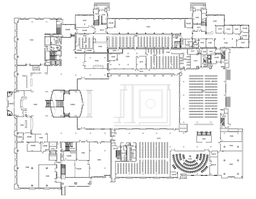
#> input picture code/Floor Plans/Maybe_Delete/Simple Lib.png, 256 x 199 px, shrunk from 793 x 617 before the run
$ python crossCorner.py
#> lines starting #> are read from the running program, lines starting #| are printed output that depends on the picture; after the words box and inside, x2 and y2 are one past the last pixel; in counts of white or black regions, pixels touching at a corner belong together
# NODES (CROSS OF THE ROOMS) AND WALLS WITH
import cv2
import numpy as np
from scipy.spatial import distance

# Load the floor plan image
image_path = 'Simple Lib.png'
image = cv2.imread(image_path)
#> image is the input picture: shape (199, 256, 3); min 39, max 255, mean 237.8

# Check if the image is loaded properly
if image is None:
    print("Failed to load the image. Check the file path.")
else:
    gray = cv2.cvtColor(image, cv2.COLOR_BGR2GRAY)
    blurred = cv2.GaussianBlur(gray, (5, 5), 0)
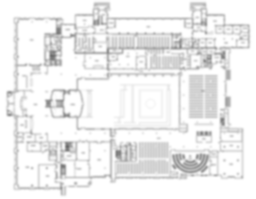
#> blurred: shape (199, 256); min 105, max 255, mean 237.8
    edges = cv2.Canny(blurred, 50, 150)
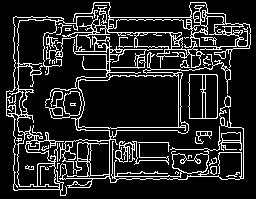
#> edges: shape (199, 256); 14.8% white in thin lines or dots

    # Initialize Line Segment Detector
    lsd = cv2.createLineSegmentDetector(0)

    # Detect lines in the image
    lines = lsd.detect(edges)[0]
#> lines = 236 rows, first 6: [199.4, 135.8, 208.1, 136], [227.9, 36.15, 235.8, 33.57], [215.6, 72.74, 189.4, 72.92], [212.6, 24.32, 213.2, 33.2], [30.63, 88.09, 20.59, 87.7], [90.8, 173.1, 91.07, 145.6]

    # Draw walls (lines)
    def draw_walls(lines, image):
        if lines is not None:
            for line in lines:
                x1, y1, x2, y2 = map(int, line[0])
                cv2.line(image, (x1, y1), (x2, y2), (0, 255, 0), 2)  # green color for walls

    # Function to detect corners of walls
    def detect_corners(lines):
        corners = []
        for line in lines:
            x1, y1, x2, y2 = map(int, line[0])
            corners.append((x1, y1))
            corners.append((x2, y2))
        return list(set(corners))  # Remove duplicates

    # Function to find room centers using nearest corners
    def find_room_centers(corners, image):
        centers = []
        for i in range(len(corners)):
            nearest_corners = []
            for j in range(len(corners)):
                if i != j:
                    nearest_corners.append((corners[j], distance.euclidean(corners[i], corners[j])))

            # Sort corners by distance and pick the nearest four
            nearest_corners.sort(key=lambda x: x[1])
            if len(nearest_corners) >= 4:
                corners_to_use = [corners[i]] + [corner[0] for corner in nearest_corners[:3]]
                diagonal_midpoints = []

                # Draw cross-diagonals between each pair
                for k in range(1, len(corners_to_use)):
                    x1, y1 = corners_to_use[k-1]
                    x2, y2 = corners_to_use[k]
                    diagonal_midpoints.append(((x1 + x2) // 2, (y1 + y2) // 2))
                    cv2.line(image, (x1, y1), (x2, y2), (255, 0, 0), 1)

                # Calculate the average midpoint (room center)
                if len(diagonal_midpoints) >= 2:
                    avg_midpoint_x = sum([point[0] for point in diagonal_midpoints]) // len(diagonal_midpoints)
                    avg_midpoint_y = sum([point[1] for point in diagonal_midpoints]) // len(diagonal_midpoints)
                    centers.append((avg_midpoint_x, avg_midpoint_y))
                    cv2.circle(image, (avg_midpoint_x, avg_midpoint_y), 5, (0, 0, 255), -1)  # Draw the center of the room in red
        return centers

    # Execute functions
    draw_walls(lines, image)
#> the loop in draw_walls, `for line in lines:` made 236 passes
#> (line, x1, y1, x2, y2) on passes 1 to 3: ([[199.4, 135.8, 208.1, 136]], 199, 135, 208, 136), ([[227.9, 36.15, 235.8, 33.57]], 227, 36, 235, 33), ([[215.6, 72.74, 189.4, 72.92]], 215, 72, 189, 72)
#> after the loop in draw_walls, `for line in lines:`:
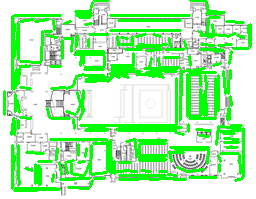
#> image: shape (199, 256, 3); mean B, G, R 181, 242.6, 181
    corners = detect_corners(lines)
#> the loop in detect_corners, `for line in lines:` made 236 passes
#> after the loop in detect_corners, `for line in lines:`: corners = 472 pairs, first value 4 to 250, second value 0 to 190
#> corners = 469 pairs, first value 4 to 250, second value 0 to 190
    room_centers = find_room_centers(corners, image)
#> the loop in find_room_centers, `for i in range(len(corners)):` made 469 passes
#> (corners_to_use, avg_midpoint_x, avg_midpoint_y) on passes 1 to 11: ([(240, 130), (240, 128), (243, 128), (241, 125)], 241, 127), ([(106, 139), (107, 141), (109, 141), (106, 143)], 107, 141), ([(220, 161), (219, 164), (218, 155), (220, 153)], 218, 158), ([(116, 171), (114, 173), (119, 175), (111, 173)], 115, 173), ([(235, 33), (237, 35), (227, 36), (226, 35)], 231, 34), ([(71, 38), (72, 37), (77, 35), (64, 38)], 71, 36), ([(181, 71), (180, 71), (179, 67), (176, 71)], 178, 69), ([(139, 154), (141, 155), (138, 157), (136, 156)], 138, 155), ([(208, 34), (207, 33), (204, 34), (213, 33)], 206, 33), ([(146, 50), (141, 49), (153, 46), (139, 44)], 145, 47), ([(49, 117), (51, 118), (47, 108), (66, 111)], 51, 113)
#> (corners_to_use, avg_midpoint_x) on pass 73: ([(65, 87), (66, 88), (72, 86), (73, 85)], 68)
#> after the loop in find_room_centers, `for i in range(len(corners)):`:
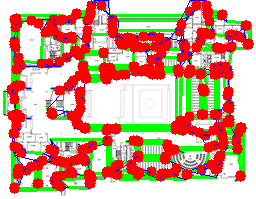
#> image: shape (199, 256, 3); mean B, G, R 145.3, 167.3, 215.5

    # Display the result
    cv2.imshow('Detected Walls, Corners, and Room Centers', image)
    cv2.waitKey(0)
    cv2.destroyAllWindows()

    # Print room center coordinates
    print("Room center coordinates (x, y):")
    for center in room_centers:
        print(center)
#> this loop made 469 passes
#> center on passes 1 to 3: (241, 127), (107, 141), (218, 158)
#| (241, 127)
#| (107, 141)
#| (218, 158)
#| (115, 173)
#| (231, 34)
#| (71, 36)
#| (178, 69)
#| (138, 155)
#> (further printed lines are left out)

$ run again, with code/Floor Plans/Maybe_Delete/GeidtHallResized.png copied over code/Floor Plans/Maybe_Delete/Simple Lib.png
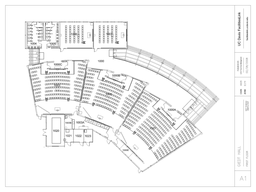
#> input picture code/Floor Plans/Maybe_Delete/GeidtHallResized.png, 256 x 192 px, shrunk from 1300 x 975 before the run
#> image is the input picture: shape (192, 256, 3); min 101, max 255, mean 243.5
#> `edges = cv2.Canny(blurred, 50, 150)`:
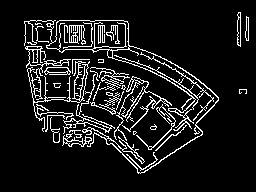
#> edges: shape (192, 256); 10.1% white in thin lines or dots, all inside (x1, y1, x2, y2) = (24, 12, 249, 174)
#> lines = 154 rows, first 6: [81.88, 24.1, 69.37, 23.97], [72.8, 80.62, 72.86, 95.63], [40.87, 95.63, 40.96, 80.62], [241, 45.63, 241, 11.88], [90.79, 105.1, 108.7, 111.4], [88.14, 57.63, 60.6, 58.1]
#> the loop in draw_walls, `for line in lines:` made 154 passes
#> (line, x1, y1, x2, y2) on passes 1 to 3: ([[81.88, 24.1, 69.37, 23.97]], 81, 24, 69, 23), ([[72.8, 80.62, 72.86, 95.63]], 72, 80, 72, 95), ([[40.87, 95.63, 40.96, 80.62]], 40, 95, 40, 80)
#> the loop in detect_corners, `for line in lines:` made 154 passes
#> after the loop in detect_corners, `for line in lines:`: corners = 308 pairs, first value 23 to 248, second value 11 to 172
#> `corners = detect_corners(lines)`: corners = 306 pairs, first value 23 to 248, second value 11 to 172
#> the loop in find_room_centers, `for i in range(len(corners)):` made 306 passes
#> (corners_to_use, avg_midpoint_x, avg_midpoint_y) on passes 1 to 7: ([(209, 97), (209, 99), (210, 94), (210, 100)], 209, 97), ([(197, 95), (194, 99), (197, 101), (203, 93)], 196, 98), ([(25, 23), (23, 21), (24, 19), (30, 24)], 24, 21), ([(87, 71), (90, 68), (91, 65), (91, 80)], 89, 69), ([(152, 145), (154, 148), (148, 145), (151, 149)], 151, 146), ([(91, 126), (86, 123), (94, 133), (98, 129)], 91, 127), ([(156, 161), (153, 160), (155, 151), (145, 159)], 152, 156)
#> after the loop in find_room_centers, `for i in range(len(corners)):`:
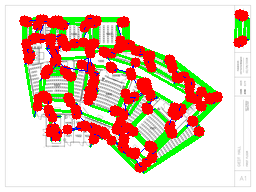
#> image: shape (192, 256, 3); mean B, G, R 181.4, 199.6, 226.9
#> the loop `for center in room_centers:` made 306 passes
#> center on passes 1 to 3: (209, 97), (196, 98), (24, 21)
#> (printed output is left out)

$ run again, with code/Floor Plans/Maybe_Delete/Lib (1st).png copied over code/Floor Plans/Maybe_Delete/Simple Lib.png
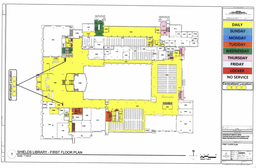
#> input picture code/Floor Plans/Maybe_Delete/Lib (1st).png, 256 x 168 px, shrunk from 1167 x 766 before the run
#> image is the input picture: shape (168, 256, 3); mean B, G, R 216.6, 235.7, 236.4
#> `edges = cv2.Canny(blurred, 50, 150)`:
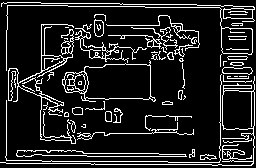
#> edges: shape (168, 256); 13.2% white in thin lines or dots
#> lines = 196 rows, first 6: [174.4, 127.8, 148.1, 127.7], [82.03, 100.7, 94.48, 102.4], [116.9, 42.5, 109.4, 42.76], [71.9, 23.4, 40.61, 22.48], [38.87, 110.6, 38.98, 138.1], [99.3, 45.95, 90.43, 43.99]
#> the loop in draw_walls, `for line in lines:` made 196 passes
#> (line, x1, y1, x2, y2) on passes 1 to 3: ([[174.4, 127.8, 148.1, 127.7]], 174, 127, 148, 127), ([[82.03, 100.7, 94.48, 102.4]], 82, 100, 94, 102), ([[116.9, 42.5, 109.4, 42.76]], 116, 42, 109, 42)
#> the loop in detect_corners, `for line in lines:` made 196 passes
#> after the loop in detect_corners, `for line in lines:`: corners = 392 pairs, first value 0 to 254, second value 0 to 165
#> the loop in find_room_centers, `for i in range(len(corners)):` made 392 passes
#> (corners_to_use, avg_midpoint_x, avg_midpoint_y) on passes 1 to 8: ([(144, 4), (145, 5), (159, 13), (156, 23)], 151, 10), ([(225, 87), (225, 85), (225, 90), (221, 84)], 224, 86), ([(145, 5), (144, 4), (159, 13), (156, 23)], 150, 10), ([(143, 35), (151, 34), (146, 47), (153, 27)], 148, 37), ([(41, 24), (39, 24), (41, 26), (40, 22)], 40, 24), ([(230, 49), (226, 47), (224, 51), (228, 55)], 226, 50), ([(6, 66), (4, 69), (9, 69), (6, 71)], 6, 68), ([(44, 29), (43, 28), (41, 26), (41, 24)], 42, 26)
#> after the loop in find_room_centers, `for i in range(len(corners)):`:
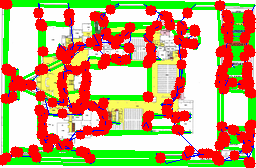
#> image: shape (168, 256, 3); mean B, G, R 120.6, 171.1, 197.3
#> the loop `for center in room_centers:` made 392 passes
#> center on passes 1 to 3: (151, 10), (224, 86), (150, 10)
#> (printed output is left out)

$ run again, with code/Floor Plans/Maybe_Delete/Lib.png copied over code/Floor Plans/Maybe_Delete/Simple Lib.png
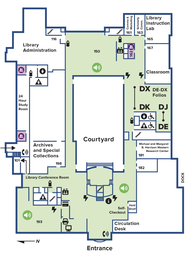
#> input picture code/Floor Plans/Maybe_Delete/Lib.png, 189 x 256 px, shrunk from 987 x 1336 before the run
#> image is the input picture: shape (256, 189, 3); mean B, G, R 224.4, 228.2, 222.6
#> `edges = cv2.Canny(blurred, 50, 150)`:
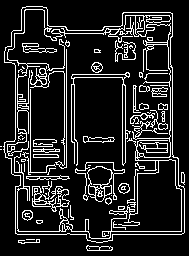
#> edges: shape (256, 189); 14.3% white in thin lines or dots
#> lines = 222 rows, first 6: [94.39, 186.9, 93.58, 196.9], [164.8, 121.9, 164.7, 110.6], [135.8, 109.4, 135.8, 85.62], [134.6, 146.9, 133.8, 159.4], [114, 41.87, 113.9, 60.63], [86.87, 251, 110.6, 250.9]
#> the loop in draw_walls, `for line in lines:` made 222 passes
#> (line, x1, y1, x2, y2) on passes 1 to 3: ([[94.39, 186.9, 93.58, 196.9]], 94, 186, 93, 196), ([[164.8, 121.9, 164.7, 110.6]], 164, 121, 164, 110), ([[135.8, 109.4, 135.8, 85.62]], 135, 109, 135, 85)
#> the loop in detect_corners, `for line in lines:` made 222 passes
#> after the loop in detect_corners, `for line in lines:`: corners = 444 pairs, first value 2 to 185, second value 4 to 251
#> `corners = detect_corners(lines)`: corners = 442 pairs, first value 2 to 185, second value 4 to 251
#> the loop in find_room_centers, `for i in range(len(corners)):` made 442 passes
#> (corners_to_use, avg_midpoint_x, avg_midpoint_y) on passes 1 to 7: ([(160, 110), (164, 110), (158, 114), (153, 113)], 159, 111), ([(111, 245), (111, 240), (110, 250), (106, 238)], 109, 243), ([(150, 84), (150, 89), (145, 82), (145, 80)], 147, 84), ([(119, 78), (120, 81), (123, 75), (123, 74)], 121, 77), ([(170, 160), (173, 161), (166, 159), (166, 158)], 168, 159), ([(146, 50), (147, 50), (145, 51), (143, 51)], 145, 50), ([(93, 196), (94, 186), (83, 191), (93, 182)], 89, 188)
#> after the loop in find_room_centers, `for i in range(len(corners)):`:
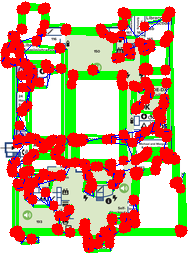
#> image: shape (256, 189, 3); mean B, G, R 139.5, 172.8, 205.1
#> the loop `for center in room_centers:` made 442 passes
#> center on passes 1 to 3: (159, 111), (109, 243), (147, 84)
#> (printed output is left out)
